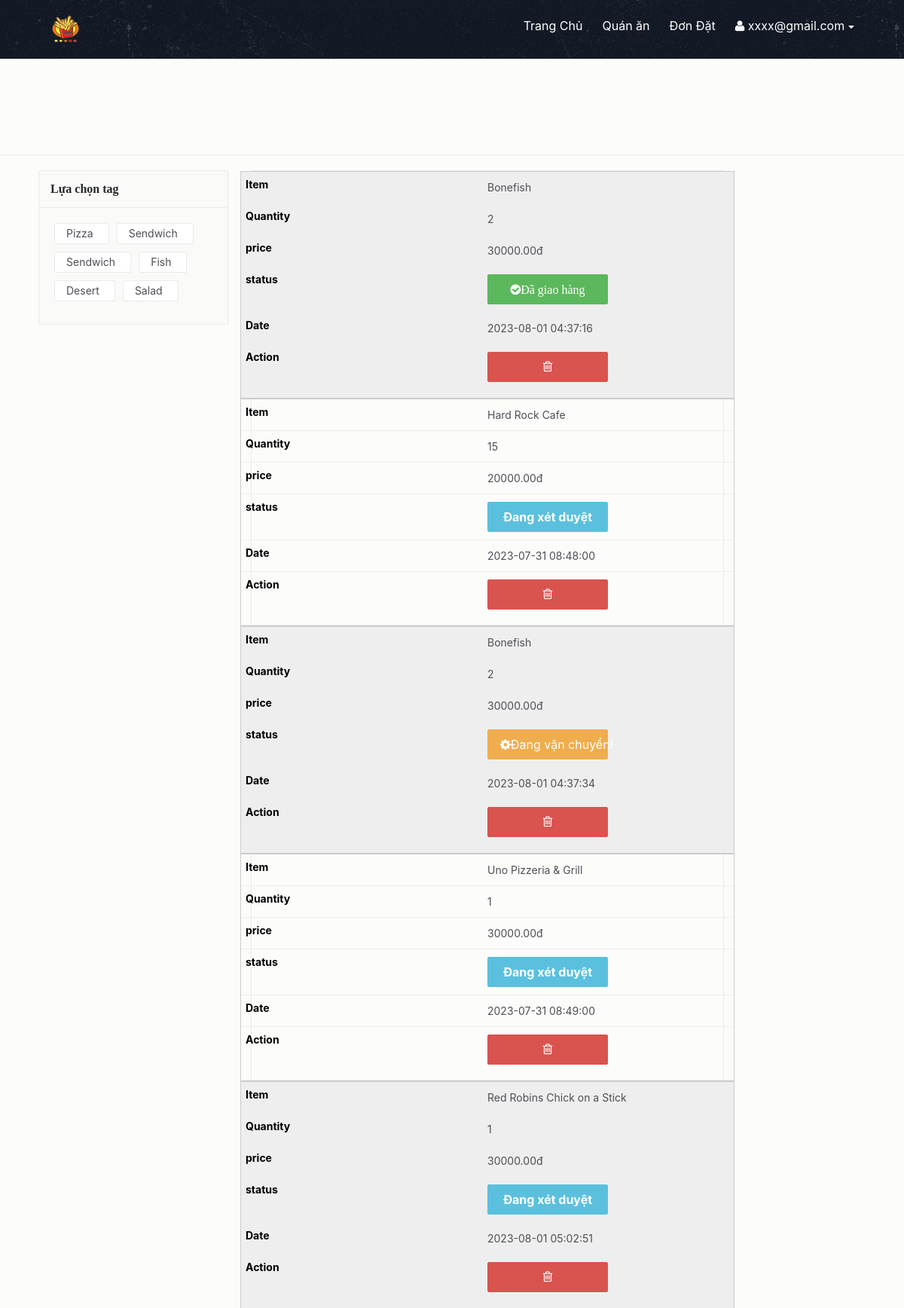
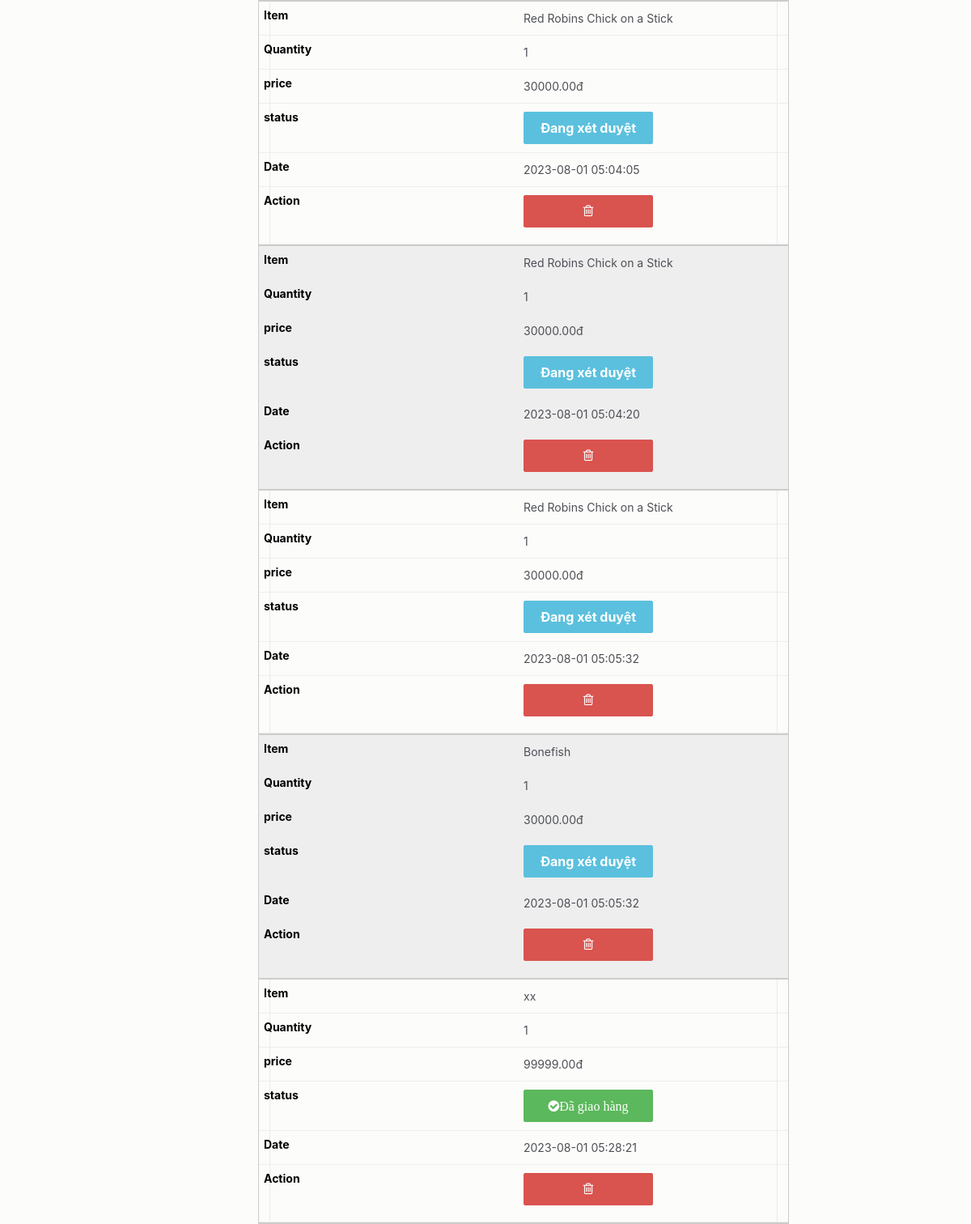
Page /your_orders.php (signed in, upper part) on the committed database (2 pictures, top to bottom).
### tables this page shows
CREATE TABLE `users_orders` (
  `o_id` int(222) NOT NULL,
  `u_id` int(222) NOT NULL,
  `title` varchar(222) NOT NULL,
  `quantity` int(222) NOT NULL,
  `price` decimal(10,2) NOT NULL,
  `status` varchar(222) DEFAULT NULL,
  `date` timestamp NOT NULL DEFAULT current_timestamp() ON UPDATE current_timestamp()
);

### your_orders.php (the view, shortened to what this page needs)
<!DOCTYPE html>
<html lang="en">
<?php
include ("connection/connect.php");
if (empty($_SESSION['user_id']))
{
    header('location:login.php');
}
else
{
?>
<head>
    <link href="css/bootstrap.min.css" rel="stylesheet">
    <link href="css/font-awesome.min.css" rel="stylesheet">
    <link href="css/animsition.min.css" rel="stylesheet">
    <link href="css/animate.css" rel="stylesheet">
    <link href="css/style.css" rel="stylesheet">
</head>
<body>
    <header id="header" class="header-scroll top-header headrom">
        <nav class="navbar navbar-dark">
            <div class="container">
                <a class="navbar-brand" href="index.php"> <img
                        class="img-rounded" src="images/logoko.png" alt=""> </a>
                <div class="collapse navbar-toggleable-md  float-lg-right"
                    id="mainNavbarCollapse">
                    <ul class="nav navbar-nav">
                        <li class="nav-item"> <a class="nav-link active"
                                href="index.php">Trang Chủ </a> </li>
                        <li class="nav-item"> <a class="nav-link active"
                                href="restaurants.php">Quán ăn </a> </li>
                        <?php
    if (empty($_SESSION["user_id"]))
    {
        echo '<li class="nav-item"><a href="login.php" class="nav-link active">Đăng Nhập</a> </li>
                        <li class="nav-item"><a href="registration.php" class="nav-link active">Đăng Ký</a> </li>';
    }
    else
    {
        echo '<li class="nav-item"><a href="your_orders.php" class="nav-link active">Đơn Đặt</a> </li>';
        echo '<li class="nav-item dropdown">
                                <a class="nav-link dropdown-toggle active" href="#" id="userDropdown" data-toggle="dropdown" aria-haspopup="true" aria-expanded="false"><i class="fa fa-user"></i> ' . $_SESSION["username"] . '</a>
                                <div class="dropdown-menu dropdown-menu-right animated zoomIn">
                                    <ul class="dropdown-user" style="
                                    background-color: white !important;">
                                    <li> <a class="dropdown-item" href="change_password.php"><i class="fa fa-gear"></i> Đổi mật khẩu</a> </li>
                                    <li> <a class="dropdown-item" href="Logout.php"><i class="fa fa-power-off"></i> Đăng Xuất </a> </li>
                                    </ul>
                                </div>
                              </li>';
    }
?>
                    </ul>
                </div>
            </div>
        </nav>
    </header>
    <div class="page-wrapper">
        <div class="inner-page-hero bg-image"
            data-image-src="images/img/res.jpeg">
        </div>
        <div class="result-show">
        </div>
        <section class="restaurants-page">
            <div class="container">
                <div class="row">
                    <div class="col-xs-12 col-sm-5 col-md-5 col-lg-3">
                        <div class="widget clearfix">
                            <div class="widget-heading">
                                <h3 class="widget-title text-dark">
                                Lựa chọn tag
                                </h3>
                                <div class="clearfix"></div>
                            </div>
                            <div class="widget-body">
                                <ul class="tags">
                                    <li> <a href="#" class="tag">
                                            Pizza
                                        </a> </li>
                                    <li> <a href="#" class="tag">
                                            Sendwich
                                        </a> </li>
                                    <li> <a href="#" class="tag">
                                            Sendwich
                                        </a> </li>
                                    <li> <a href="#" class="tag">
                                            Fish
                                        </a> </li>
                                    <li> <a href="#" class="tag">
                                            Desert
                                        </a> </li>
                                    <li> <a href="#" class="tag">
                                            Salad
                                        </a> </li>
                                </ul>
                            </div>
                        </div>
                    </div>
                    <div class="col-xs-12 col-sm-7 col-md-7 ">
                        <div class="bg-gray restaurant-entry">
                            <div class="row">
                                <table>
                                    <tbody>
                                        <?php
                                            $query_res = mysqli_query($db, "select * from users_orders where u_id='" . $_SESSION['user_id'] . "'");
                                            if (!mysqli_num_rows($query_res) > 0)
                                            {
                                                echo '<td colspan="6"><center>You have No orders Placed yet. </center></td>';
                                            }
                                            else
                                            {
                                                while ($row = mysqli_fetch_array($query_res))
                                                {
                                        ?>
                                        <tr>
                                            <td data-column="Item">
                                                <?php echo $row['title']; ?>
                                            </td>
                                            <td data-column="Quantity">
                                                <?php echo $row['quantity']; ?>
                                            </td>
                                            <td data-column="price">
                                                <?php echo $row['price']; ?>đ
                                            </td>
                                            <td data-column="status">
                                                <?php
                                                            $status = $row['status'];
                                                            if ($status == "" or $status == "NULL")
                                                            {
                                                ?>
                                                <button type="button"
                                                    class="btn btn-info"
                                                    style="font-weight:bold;">Đang
                                                    xét duyệt</button>
                                                <?php
                                                }
                                                if ($status == "in process")
                                                { ?>
                                                <button type="button"
                                                    class="btn btn-warning"><span
                                                        class="fa fa-cog fa-spin"
                                                        aria-hidden="true"></span>Đang
                                                    vận
                                                    chuyển!</button>
                                                <?php
                                                                }
                                                                if ($status == "closed")
                                                                {
                                                ?>
                                                <button type="button"
                                                    class="btn btn-success"><span
                                                        class="fa fa-check-circle"
                                                        aria-hidden="true">Đã
                                                        giao
                                                        hàng</button>
                                                <?php
                                                                }
                                                ?>
                                            </td>
                                            <td data-column="Date">
                                                <?php echo $row['date']; ?></td>
                                            <td data-column="Action"> <a
                                                    href="delete_orders.php?order_del=<?php echo $row['o_id']; ?>"
                                                    onclick="return confirm('Are you sure you want to cancel your order?');"
                                                    class="btn btn-danger btn-flat btn-addon btn-xs m-b-10"><i
                                                        class="fa fa-trash-o"
                                                        style="font-size:16px"></i></a>
                                            </td>
                                        </tr>
                                        <?php
                                                    }
                                                    } ?>
                                    </tbody>
                                </table>
                            </div>
                        </div>
                    </div>
                </div>
            </div>
    </div>
</body>
</html>
<?php
}
?>

### css/style.css (style rules this page uses)
body { background: rgba(252, 251, 249, 0.68); font-size: 16px; color: #4d4f56; font-weight: 400; overflow-x: hidden; }
.h1, .h2, .h3, .h4, .h5, .h6, h1, h2, h3, h4, h5, h6 { font-family: 'Times New Roman', Times, serif; color: #25282b; }
a { color: #f30; }
ul { list-style-type: none; padding: 0; }
.container { max-width: 1270px; width: 94%; }
.page-wrapper { padding-top: 68px; }
.form-control-lg, .dropdown-menu, .btn, .btn-group-lg > .btn, .btn-lg, .img-rounded { border-radius: 2px; width: 140%; height: 40px; }
.btn { transition: all 0.4s; width: 10rem; }
.m-b-10 { margin-bottom: 10px; }
#header { position: fixed; width: 100%; border: 0; z-index: 99; }
.navbar { background-image: url('../images/menu-bg.jpg'); padding: 0.95rem 1rem; border-radius: 0; }
.navbar-nav .nav-item { padding-left: 10px; }
.inner-page-hero { padding-top: 5%; padding-bottom: 5%; }
.result-show { padding: 7px 0 10px; border-bottom: 1px solid #eaebeb; color: #333366; margin-bottom: 20px; }
.widget { border: 1px solid #eaebeb; background: #fafaf8; border-radius: 3px; margin-bottom: 20px; }
.widget-heading { padding: 15px; color: #fff; border-radius: 3px; border-bottom: 1px solid #eaebeb; }
.widget-heading .widget-title { font-size: 16px; font-weight: 600; float: left; margin-top: 0; margin-bottom: 0; width: 100%; }
.menu-widget, .widget { border: 1px solid #eaebeb; background: #fafaf8; border-radius: 2px; position: relative; }
.widget-body { padding: 20px; }
.restaurant-entry { border: 1px solid #eaebeb; border-radius: 2px; margin-bottom: 20px; }
.tags { overflow: hidden; margin: 0; padding: 0; list-style: none; }
.tags li { float: left; }
.tag { font-size: 14px; line-height: 26px; position: relative; height: 28px; margin: 0 10px 10px 0; padding: 0 20px 0 15px; -webkit-transition: all 0.4s; border: 1px solid #eaebeb; border-radius: 2px; background: #ffffff; color: inherit; font-weight: normal; }
.tag:after, .tag:before { -webkit-transition: all 0.4s; background: #fff; }
.tag:before { position: absolute; top: 10px; left: 10px; width: 6px; height: 6px; border-radius: 10px; box-shadow: inset 0 1px rgba(0, 0, 0, 0.25); }
.tag:after { border-top: 13px solid transparent; border-bottom: 13px solid transparent; }

### your_orders.php (style rules this page uses)
table { width: 750px; border-collapse: collapse; margin: auto; }
tr:nth-of-type(odd) { background: #eee; }
td, th { padding: 10px; border: 1px solid #ccc; text-align: left; font-size: 14px; }
@media only screen and (max-width: 760px),
    (min-device-width: 768px) and (max-device-width: 1024px) { table { width: 100%; } }
@media only screen and (max-width: 760px),
    (min-device-width: 768px) and (max-device-width: 1024px) { table, thead, tbody, th, td, tr { display: block; } }
@media only screen and (max-width: 760px),
    (min-device-width: 768px) and (max-device-width: 1024px) { tr { border: 1px solid #ccc; } }
@media only screen and (max-width: 760px),
    (min-device-width: 768px) and (max-device-width: 1024px) { td { border: none; border-bottom: 1px solid #eee; position: relative; padding-left: 50%; } }
@media only screen and (max-width: 760px),
    (min-device-width: 768px) and (max-device-width: 1024px) { td:before { position: absolute; top: 6px; left: 6px; width: 45%; padding-right: 10px; white-space: nowrap; content: attr(data-column); color: #000; font-weight: bold; } }

### rows in the picture
users_orders: title "Bonefish", quantity "2", price "30000.00", status "Đã giao hàng", date "2023-08-01 04:37:16"
users_orders: title "Hard Rock Cafe", quantity "15", price "20000.00", shows "Đang xét duyệt", date "2023-07-31 08:48:00"
users_orders: title "Bonefish", quantity "2", price "30000.00", status "in process" (drawn), date "2023-08-01 04:37:34"
users_orders: title "Uno Pizzeria & Grill", quantity "1", price "30000.00", shows "Đang xét duyệt", date "2023-07-31 08:49:00"
users_orders: title "Red Robins Chick on a Stick", quantity "1", price "30000.00", shows "Đang xét duyệt", date "2023-08-01 05:02:51"
users_orders: title "Red Robins Chick on a Stick", quantity "1", price "30000.00", shows "Đang xét duyệt", date "2023-08-01 05:04:05"
users_orders: title "Red Robins Chick on a Stick", quantity "1", price "30000.00", shows "Đang xét duyệt", date "2023-08-01 05:04:20"
users_orders: title "Red Robins Chick on a Stick", quantity "1", price "30000.00", shows "Đang xét duyệt", date "2023-08-01 05:05:32"
users_orders: title "Bonefish", quantity "1", price "30000.00", shows "Đang xét duyệt", date "2023-08-01 05:05:32"
users_orders: title "xx", quantity "1", price "99999.00", status "Đã giao hàng", date "2023-08-01 05:28:21"

### other values in the picture
$_SESSION["username"] "xxxx@gmail.com"
